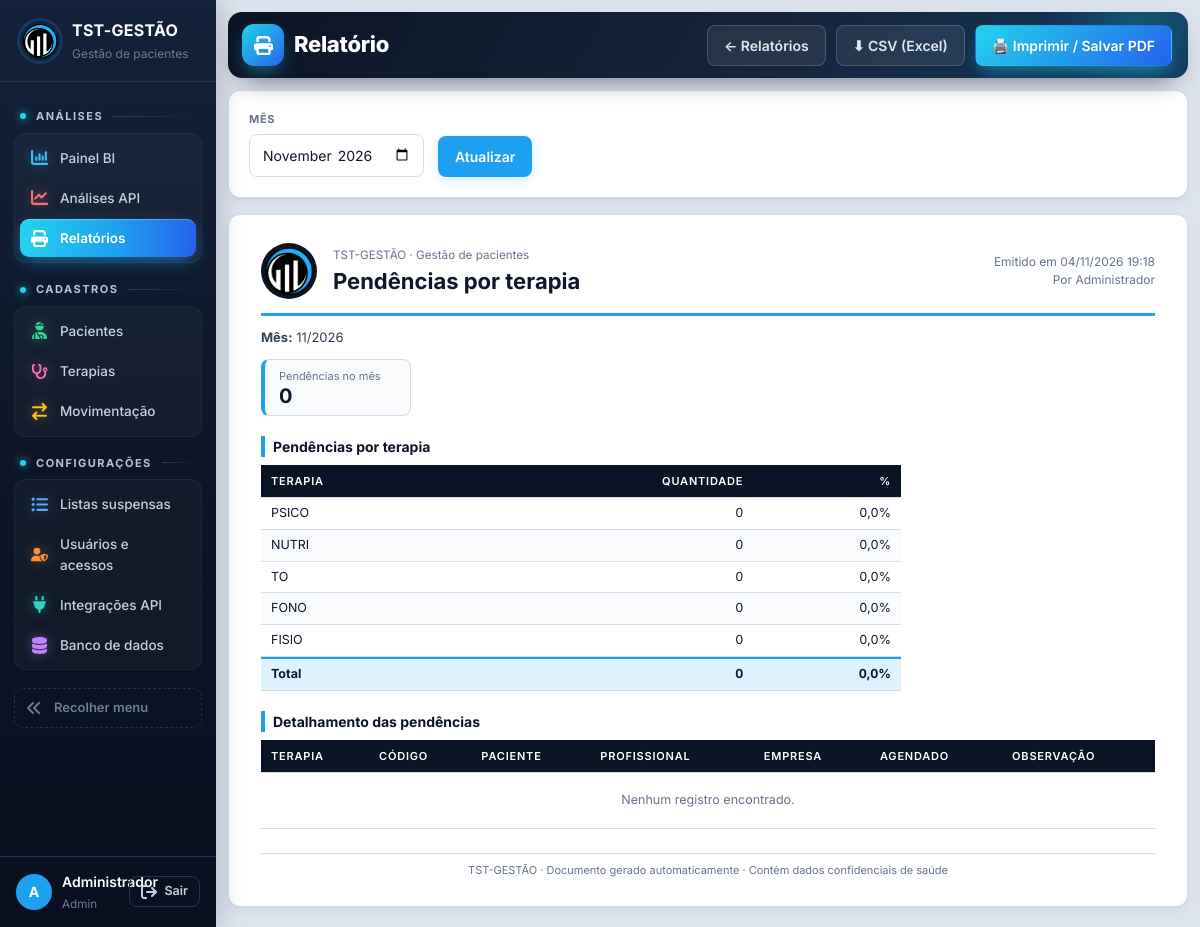
Screenshot of /relatorios/pendencias (signed in) with the database file from the repository.
### tables this page shows
CREATE TABLE usuarios (
    id INTEGER PRIMARY KEY AUTOINCREMENT,
    usuario TEXT NOT NULL UNIQUE COLLATE NOCASE,
    nome TEXT NOT NULL,
    senha_hash TEXT NOT NULL,
    nivel TEXT NOT NULL DEFAULT 'consulta',
    ativo INTEGER NOT NULL DEFAULT 1,
    trocar_senha INTEGER NOT NULL DEFAULT 0
);

CREATE TABLE opcoes (
    id INTEGER PRIMARY KEY AUTOINCREMENT,
    lista TEXT NOT NULL,
    valor TEXT NOT NULL,
    UNIQUE (lista, valor)
);

### tst_gestao/app.py (the view)
    @app.route("/relatorios/<slug>")
    def relatorio(slug):
        if slug not in rel.REL:
            abort(404)
        dados = rel.gerar(slug, request.args)
        if request.args.get("formato") == "csv":
            nome = f"tst-{slug}-{dados['gerado_em']:%Y%m%d}.csv"
            return Response(rel.para_csv(dados), mimetype="text/csv", headers={"Content-Disposition": f'attachment; filename="{nome}"'})
        return render_template("relatorio.html", ativa="relatorios", d=dados, periodos=rel.PERIODOS, situacoes=rel.SITUACOES)

### tst_gestao/banco.py (called while the page is built, shortened)
def cfg_padrao() -> dict:
    return {"motor": "sqlite"}

def ler_config() -> dict:
    env = os.environ.get("TST_DB_MOTOR")
    if env == "sqlite":
        return cfg_padrao()
    try:
        mtime = CONFIG_PATH.stat().st_mtime_ns
    except OSError:
        return cfg_padrao()

def abrir(cfg: dict | None = None, *, banco_mestre: bool = False) -> Conexao:
    cfg = cfg or ler_config()
    motor = cfg.get("motor", "sqlite")
    if motor == "sqlite":
        arquivo = Path(cfg.get("arquivo") or DB_PATH)
        arquivo.parent.mkdir(parents=True, exist_ok=True)
        raw = sqlite3.connect(arquivo, timeout=15)
        raw.row_factory = sqlite3.Row
        raw.execute("PRAGMA foreign_keys = ON")
        return Conexao(raw, "sqlite")

def conectar() -> Conexao:
    return abrir(ler_config())

    def execute(self, sql: str, params=()):
        if self.motor == "sqlite":
            return self.raw.execute(sql, params)
        return Cursor(self).executar(sql, params)

    def commit(self):
        self.raw.commit()

    def close(self):
        try:
            self.raw.close()
        except Exception:
            pass

    def __enter__(self):
        return self

    def __exit__(self, tipo, valor, tb):
        try:
            self.rollback() if tipo else self.commit()
        finally:
            self.close()
        return False

### tst_gestao/bi.py (called while the page is built)
def _parse(value: str | None, fallback: date) -> date:
    try:
        return datetime.strptime(value or "", "%Y-%m-%d").date()
    except ValueError:
        return fallback

def _periodos(ref: date) -> dict[str, tuple[str, str]]:
    d = ref.isoformat()
    m = ref.strftime("%Y-%m")
    return {"dia": (d, d), "mes": (m + "-01", m + "-31"), "ano": (f"{ref.year}-01-01", f"{ref.year}-12-31")}

### tst_gestao/db.py (called while the page is built)
def connect() -> Conexao:
    return conectar()

### tst_gestao/relatorios.py (called while the page is built)
def mes_br(v) -> str:
    return f"{v[5:7]}/{v[:4]}" if v and re.fullmatch(r"\d{4}-\d{2}", v) else (v or "—")

def pct(parte: int, total: int) -> str:
    return f"{parte * 100 / total:.1f}".replace(".", ",") + "%" if total else "0,0%"

def contagem(rows, titulo: str, rotulo: str, vazio: str = "Não informado") -> dict:
    dados = [(r[0] or vazio, r[1]) for r in rows]
    total = sum(t for _, t in dados)
    return {
        "titulo": titulo,
        "colunas": [rotulo, "Quantidade", "%"],
        "linhas": [[n, t, pct(t, total)] for n, t in dados],
        "rodape": ["Total", total, "100,0%" if total else "0,0%"],
    }

### tst_gestao/templates/relatorio.html (shortened to what this page needs)
{% extends "base.html" %}
{% set f = d.meta.filtros %}
{% block cabecalho %}Relatório{% endblock %}
{% block acoes %}
<a class="btn ghost" href="{{ url_for('relatorios') }}">← Relatórios</a>
<a class="btn ghost" href="{{ url_for('relatorio', slug=d.slug, formato='csv', **request.args) }}">⬇ CSV (Excel)</a>
<button class="btn primary" type="button" onclick="window.print()">🖨️ Imprimir / Salvar PDF</button>
{% endblock %}
{% block conteudo %}
{% if f %}
<form class="card rel-filtros no-print" method="get">
  {% if 'mes' in f %}<label>Mês<input type="month" name="mes" value="{{ d.params.mes }}"></label>{% endif %}
  <button class="btn primary" type="submit">Atualizar</button>
</form>
{% endif %}
<article class="folha">
  <header class="folha-topo">
    <img src="{{ url_for('static', filename='logo.png') }}" alt="TST">
    <div class="folha-tit"><small>TST-GESTÃO · Gestão de pacientes</small><h2>{{ d.titulo }}</h2></div>
    <div class="folha-meta">Emitido em {{ d.gerado_em.strftime('%d/%m/%Y %H:%M') }}<br>Por {{ usuario['nome'] }}</div>
  </header>
  <div class="folha-filtros">{% for k, v in d.filtros %}<span><b>{{ k }}:</b> {{ v }}</span>{% endfor %}</div>
  <div class="kpis">{% for k, v in d.resumo %}<div class="kpi"><small>{{ k }}</small><strong>{{ v }}</strong></div>{% endfor %}</div>
  {% for s in d.secoes %}
  <section class="folha-sec">
    <h3>{{ s.titulo }}</h3><div class="rel-scroll">
    <table class="rel-tab{{ ' compacta' if s.rodape }}">
      <thead><tr>{% for c in s.colunas %}{% set v = s.linhas[0][loop.index0] if s.linhas else '' %}<th{% if v is number or (v is string and (v[-1:] == '%' or v[:2] == 'R$')) %} class="num"{% endif %}>{{ c }}</th>{% endfor %}</tr></thead>
      <tbody>
      {% for l in s.linhas %}<tr>{% for c in l %}<td{% if c is number or (c is string and (c[-1:] == '%' or c[:2] == 'R$')) %} class="num"{% endif %}>{{ c }}</td>{% endfor %}</tr>
      {% else %}<tr><td colspan="{{ s.colunas|length }}" class="vazio">Nenhum registro encontrado.</td></tr>{% endfor %}
      </tbody>
      {% if s.rodape %}<tfoot><tr>{% for c in s.rodape %}<td{% if c is number or (c is string and c[-1:] == '%') %} class="num"{% endif %}>{{ c }}</td>{% endfor %}</tr></tfoot>{% endif %}
    </table></div>
  </section>
  {% endfor %}
  <footer class="folha-rodape">TST-GESTÃO · Documento gerado automaticamente · Contém dados confidenciais de saúde</footer>
</article>
{% endblock %}

### tst_gestao/templates/base.html (shortened to what this page needs)
<!doctype html>
<html lang="pt-BR">
<head>
<link rel="stylesheet" href="{{ url_for('static', filename='app.css') }}">
</head>
<body>
{% set COR_IC = {'evolucao': '#f87171', 'bi': '#38bdf8', 'relatorios': '#a78bfa', 'pacientes': '#34d399', 'terapias': '#f472b6', 'movimentacao': '#fbbf24', 'listas': '#60a5fa', 'usuarios': '#fb923c', 'integracoes': '#2dd4bf', 'banco': '#c084fc'} %}
{% macro item(rota, chave, icone, texto) %}<a href="{{ rota }}" class="{{ 'on' if ativa == chave }}" data-tip="{{ texto }}" style="--ic:{{ COR_IC.get(icone, '#94a3b8') }}"><svg class="ic"><use href="#i-{{ icone }}"/></svg><span class="tx">{{ texto }}</span></a>{% endmacro %}
{% set grupo = {'dashboard': 'Análises', 'analises': 'Análises', 'relatorios': 'Análises', 'pacientes': 'Cadastros', 'terapias': 'Cadastros', 'movimentacao': 'Cadastros',
  'listas': 'Configurações', 'usuarios': 'Configurações', 'integracoes': 'Configurações', 'banco': 'Configurações', 'perfil': 'Minha conta'} %}
<aside class="sidebar">
  <div class="brand"><img src="{{ url_for('static', filename='logo.png') }}" alt="TST"><div class="tx"><strong>TST-GESTÃO</strong><small>Gestão de pacientes</small></div></div>
  <nav>
    <span class="nav-sec">Análises</span>
    <div class="nav-grupo">
    {{ item(url_for('index'), 'dashboard', 'bi', 'Painel BI') }}
    {{ item(url_for('analises'), 'analises', 'evolucao', 'Análises API') }}
    {{ item(url_for('relatorios'), 'relatorios', 'relatorios', 'Relatórios') }}
    </div>
    <span class="nav-sec">Cadastros</span>
    <div class="nav-grupo">
    {{ item(url_for('cadastro', ent='pacientes'), 'pacientes', 'pacientes', 'Pacientes') }}
    {{ item(url_for('cadastro', ent='terapias'), 'terapias', 'terapias', 'Terapias') }}
    {{ item(url_for('cadastro', ent='movimentacao'), 'movimentacao', 'movimentacao', 'Movimentação') }}
    </div>
    {% if nivel >= 3 %}<span class="nav-sec">Configurações</span>
    <div class="nav-grupo">
    {{ item(url_for('listas'), 'listas', 'listas', 'Listas suspensas') }}
    {% if nivel >= 4 %}{{ item(url_for('usuarios'), 'usuarios', 'usuarios', 'Usuários e acessos') }}
    {{ item(url_for('integracoes'), 'integracoes', 'integracoes', 'Integrações API') }}
    {{ item(url_for('pagina_banco'), 'banco', 'banco', 'Banco de dados') }}{% endif %}
    </div>{% endif %}
    <button type="button" class="recolher" id="btn-recolher" data-tip="Expandir menu"><svg class="ic"><use href="#i-recolher"/></svg><span class="tx">Recolher menu</span></button>
  </nav>
  <div class="userbox">
    <a href="{{ url_for('perfil') }}" class="{{ 'on' if ativa == 'perfil' }}" title="Meu perfil"><span class="avatar">{{ usuario['nome'][:1]|upper }}</span><span class="tx"><b>{{ usuario['nome'] }}</b><small>{{ usuario['nivel']|capitalize }}</small></span></a>
    <form method="post" action="{{ url_for('logout') }}"><input type="hidden" name="csrf_token" value="{{ csrf_token }}"><button class="btn ghost sm" type="submit" title="Sair do sistema"><svg class="ic"><use href="#i-sair"/></svg><span class="tx">Sair</span></button></form>
  </div>
</aside>
<main class="content">
  {% set ic_pag = {'dashboard': 'bi', 'analises': 'evolucao', 'perfil': 'perfil'}.get(ativa, ativa) %}
  {% block topo %}<header class="bi-topo topo-pag"><div class="bt-tit"><i class="bt-ic"><svg class="ic"><use href="#i-{{ ic_pag or 'bi' }}"/></svg></i><span class="bt-trilha">{% block trilha %}{{ grupo.get(ativa, 'TST-GESTÃO') }}{% endblock %} <b>›</b></span><h1>{% block cabecalho %}{% endblock %}</h1></div><div class="actions">{% block acoes %}{% endblock %}</div></header>{% endblock %}
  {% block conteudo %}{% endblock %}
</main>
</body>
</html>

### rows the page displays
usuarios: nome "A", nome "Administrador", nivel "Admin"
opcoes: valor "PSICO", l "0" "0,0%"
opcoes: valor "NUTRI", l "0" "0,0%"
opcoes: valor "TO", l "0" "0,0%"
opcoes: valor "FONO", l "0" "0,0%"
opcoes: valor "FISIO", l "0" "0,0%"

### other values shown
{{ texto }} "Painel BI Análises API Relatórios Pacientes Terapias Movimentação Listas suspensas Usuários e acessos Integrações API Banco de dados"
{{ d.titulo }} "Pendências por terapia"
{{ d.gerado_em.strftime('%d/%m/%Y %H:%M') }} "04/11/2026 19:18"
{{ k }} "Mês"
{{ v }} "11/2026"
{{ k }} "Pendências no mês"
{{ v }} "0"
{{ s.titulo }} "Pendências por terapia" "Detalhamento das pendências"
{{ c }} "TERAPIA" "QUANTIDADE" "%" "TERAPIA" "CÓDIGO" "PACIENTE" "PROFISSIONAL" "EMPRESA" "AGENDADO" "OBSERVAÇÃO"
{{ c }} "Total" "0" "0,0%"
